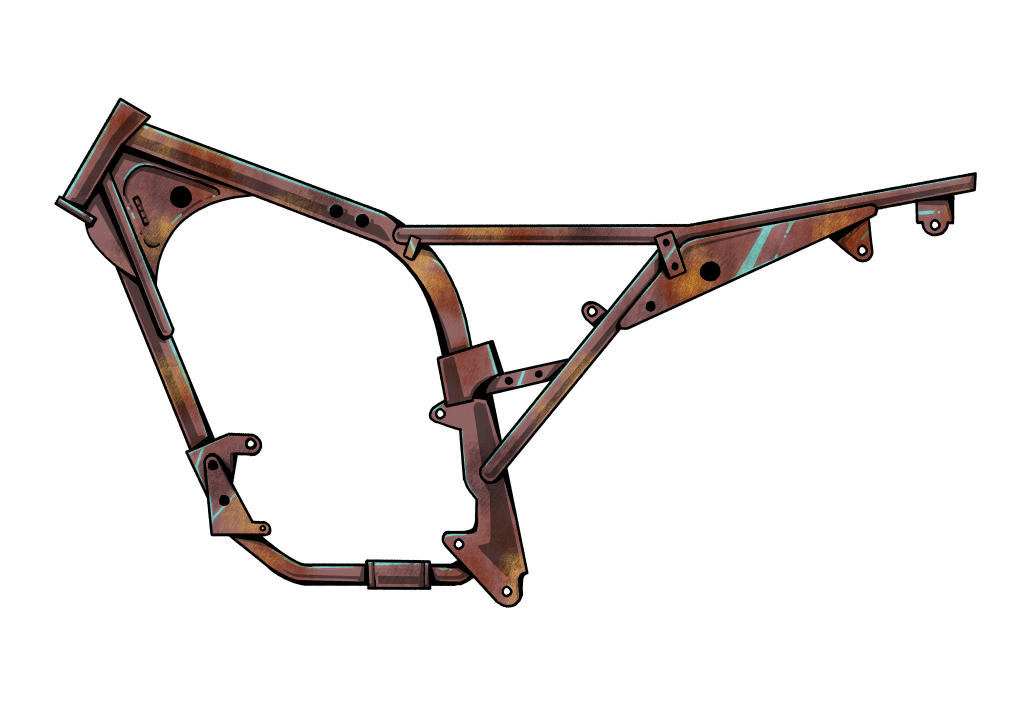
#> input picture assets/motor/casis/Chassis Standar (Rangka Bawaan).png, 4093 x 2894 px (shown at 1/4 size); the run also reads 2 pictures not shown here
$ python bake_assets.py
#> lines starting #> are read from the running program, lines starting #| are printed output that depends on the picture
"""Bake hand-drawn source art in assets/ into game-ready PNGs in assets/baked_processed/.

Source art is huge (characters up to ~6000x13000 px), so every file is resized here
once instead of being imported at full size. Re-run after changing source art:

    python tools/bake_assets.py

Motor parts keep their shared 4093x2894 canvas (paper-doll alignment) and are
scaled uniformly, so all non-wheel parts stack at the same position in Godot.
Wheels are cropped to the wheel itself because they are placed twice (front/rear).
"""
from pathlib import Path

from PIL import Image, ImageEnhance

ROOT = Path(__file__).resolve().parent.parent / "assets"
OUT = ROOT / "baked_processed"

MOTOR_CANVAS_W = 1200  # 4093 -> 1200 (scale ~0.2932)
CHAR_H = 640           # matches AnimatedSprite offset (0, -320)

CHAR = "NPC Karakter + MONTir _"
MONTIR = f"{CHAR}/SI Montir & bapak spare part_"
PERINTILAN = "Asset Perintilan"


def load(rel: str) -> Image.Image:
    return Image.open(ROOT / rel).convert("RGBA")


def crop(im: Image.Image) -> Image.Image:
    # Ambang alpha: beberapa file punya piksel nyaris transparan di luar gambar.
    box = im.getchannel("A").point(lambda v: 255 if v > 20 else 0).getbbox()
    return im.crop(box) if box else im


def fit_h(im: Image.Image, h: int) -> Image.Image:
    return im.resize((max(1, round(im.width * h / im.height)), h), Image.LANCZOS)


def fit_w(im: Image.Image, w: int) -> Image.Image:
    return im.resize((w, max(1, round(im.height * w / im.width))), Image.LANCZOS)


def fit_box(im: Image.Image, size: int) -> Image.Image:
    s = size / max(im.width, im.height)
    return im.resize((max(1, round(im.width * s)), max(1, round(im.height * s))), Image.LANCZOS)


def hue_shift(im: Image.Image, degrees: float) -> Image.Image:
    r, g, b, a = im.split()
    h, s, v = Image.merge("RGB", (r, g, b)).convert("HSV").split()
    h = h.point(lambda x: int(x + degrees * 255 / 360) % 256)
    rgb = Image.merge("HSV", (h, s, v)).convert("RGB")
    return Image.merge("RGBA", (*rgb.split(), a))


def darken(im: Image.Image, factor: float) -> Image.Image:
    a = im.getchannel("A")
    rgb = ImageEnhance.Brightness(im.convert("RGB")).enhance(factor)
    rgb = ImageEnhance.Color(rgb).enhance(0.6)
    rgb.putalpha(a)
    return rgb


def stack(folder: str, names: list[str]) -> Image.Image:
    out = None
    for n in names:
        im = load(f"{folder}/{n}.PNG")
        out = im if out is None else Image.alpha_composite(out, im)
    return out


def motor(rel: str) -> Image.Image:
    return fit_w(load(f"motor/{rel}"), MOTOR_CANVAS_W)


REF_W = 2000  # lebar gambar referensi di tools/motor_refs


def motor_xf(rel: str, s: float, tx: float, ty: float) -> Image.Image:
    """Tempatkan part ke kanvas motor dengan transform yang diukur dari gambar
    referensi (tools/motor_refs, lebar 2000): ref = s * sumber + (tx, ty)."""
    src = load(f"motor/{rel}")
    k = MOTOR_CANVAS_W / REF_W
    canvas_h = round(src.height * MOTOR_CANVAS_W / src.width)
    out = Image.new("RGBA", (MOTOR_CANVAS_W, canvas_h), (0, 0, 0, 0))
    scaled = src.resize((round(src.width * s * k), round(src.height * s * k)), Image.LANCZOS)
    out.alpha_composite(scaled, (round(tx * k), round(ty * k)))
    return out


def wheel(rel: str) -> Image.Image:
    im = crop(load(f"motor/velg/{rel}"))
    return im.resize((round(im.width * MOTOR_CANVAS_W / 4093), round(im.height * MOTOR_CANVAS_W / 4093)), Image.LANCZOS)


def char(rel: str) -> Image.Image:
    return fit_h(crop(load(f"{CHAR}/{rel}")), CHAR_H)


JOBS = {
    # --- Motor (paper-doll, shared canvas) ---
    # Rangka per tipe body (PartData.frame_type). Transform diukur dari referensi.
    "mot_base_frame": lambda: motor_xf("casis/Chassis Standar (Rangka Bawaan).png", 0.319, 399.7, 311.7),
    "mot_frame_sport": lambda: motor_xf("casis/Chassis Sport Tubular (Tralis).png", 0.319, 399.7, 311.7),
    "mot_frame_bebek": lambda: motor_xf("casis bebek/tier 2.png", 0.381, 312.2, 244.7),
    "part_bd_01": lambda: motor("body/Body Bebek Harian Kusam.png"),
    "part_bd_02": lambda: motor("body/Body Retro Classic Mint.png"),
    "part_bd_03": lambda: motor("body/Body Custom Naked Matte.png"),
    "part_bd_04": lambda: motor("body/Body Sporty Street Bold.png"),
    "part_bd_05": lambda: motor("body/Body Aerokit Full Carbon.png"),
    "part_ex_01": lambda: motor("knalpot/Knalpot Standar Berkarat A.png"),
    "part_ex_02": lambda: motor("knalpot/Knalpot Bobokan Chrome.png"),
    "part_ex_03": lambda: motor("knalpot/Knalpot Carbon Hexagonal.png"),
    "part_ex_04": lambda: motor("knalpot/Knalpot Dual-Underseat Twin.png"),
    "part_ex_05": lambda: motor("knalpot/Knalpot Racing Kolong Titanium.png"),
    "part_en_01": lambda: motor("mesin/Mesin Karbu 110cc Kotor.png"),
    "part_en_02": lambda: motor("mesin/Mesin Injeksi 125cc Bersih.png"),
    # Tidak ada aset tier 3: varian warna dari Injeksi 125cc.
    "part_en_03": lambda: hue_shift(motor("mesin/Mesin Injeksi 125cc Bersih.png"), 180),
    "part_en_04": lambda: motor("mesin/Mesin DOHC 150cc Gold.png"),
    "part_en_05": lambda: motor("mesin/Mesin Twin 250cc Turbo.png"),
    # Tidak ada aset tier 1: bohlam kuning yang digelapkan (redup).
    "part_lt_01": lambda: darken(motor("lampu/Lampu Bohlam Kaca Kuning.png"), 0.55),
    "part_lt_02": lambda: motor("lampu/Lampu Bohlam Kaca Kuning.png"),
    "part_lt_03": lambda: motor("lampu/Lampu Daymaker LED Projector.png"),
    "part_lt_04": lambda: motor("lampu/Lampu Dual Eye LED Agresif.png"),
    # Tidak ada aset tier 5: varian neon dari Dual Eye.
    "part_lt_05": lambda: hue_shift(motor("lampu/Lampu Dual Eye LED Agresif.png"), 150),
    "part_wh_01": lambda: wheel("Velg Jari-Jari 17 Karat.png"),
    "part_wh_02": lambda: wheel("Velg Racing Palang 5 Putih.png"),
    "part_wh_03": lambda: wheel("Velg Retro Monoblock Chrome.png"),
    "part_wh_04": lambda: wheel("Velg Forged Candy Blue.png"),
    # Tidak ada aset tier 5: varian pink dari Forged Candy Blue.
    "part_wh_05": lambda: hue_shift(wheel("Velg Forged Candy Blue.png"), 100),
    # --- Karakter ---
    "char_montir_idle": lambda: char("SI Montir & bapak spare part_/idle pose (1).png"),
    "char_montir_side": lambda: char("SI Montir & bapak spare part_/pose samping.png"),
    "char_montir_walk_a": lambda: char("SI Montir & bapak spare part_/walk .png"),
    "char_montir_walk_b": lambda: char("SI Montir & bapak spare part_/walk (1).png"),
    "char_montir_wrench": lambda: char("SI Montir & bapak spare part_/wrench .png"),
    "char_montir_panic": lambda: char("SI Montir & bapak spare part_/panic pose .png"),
    "char_montir_reflect": lambda: char("SI Montir & bapak spare part_/reflect pose .png"),
    "char_kohjaya_idle": lambda: char("SI Montir & bapak spare part_/idle pose .png"),
    "char_kohjaya_smile": lambda: char("SI Montir & bapak spare part_/happy pose .png"),
}

CLIENTS = {
    "sport": ("Anak sport_", {"idle": "idle pose ", "happy": "hapyy pose ", "angry": "angry pose ", "panic": "panic pose "}),
    "racing": ("Anak racing", {"idle": "idle pose ", "happy": "happy pose", "angry": "angry pose ", "panic": "panic pose "}),
    "bapak": ("Bapak bapak", {"idle": "idle pose ", "happy": "hapyy pose ", "angry": "angry pose ", "panic": "panic pose "}),
    "emak": ("Emak emak_", {"idle": "idle pose ", "happy": "happy pose ", "angry": "anggry pose ", "panic": "panic pose "}),
    "mahasiswa": ("Mahasiswa", {"idle": "idle pose ", "happy": "happy pose ", "angry": "anggry pose ", "panic": "panic pose "}),
}
for key, (folder, poses) in CLIENTS.items():
    for pose, fname in poses.items():
        JOBS[f"char_{key}_{pose}"] = (lambda f=folder, n=fname: char(f"{f}/{n}.png"))

JOBS.update({
    # --- Background ---
    "bg_workshop_interior": lambda: load("Background Area Dalam Bengkel/Sample/IMG_8889.PNG"),
    "bg_shop_interior": lambda: load("Background Area Dalam Spare Part/Sample/BACKGROUND FULL.PNG"),
    "bg_street_mid": lambda: load("Background Latar Game/Pagi/Sample/IMG_8999.PNG"),
    "bg_street_sky": lambda: load("Background Latar Game/Pagi/Aset/IMG_8983.PNG"),
    # Lapisan parallax street hub (Pagi): langit, awan, bangunan+trotoar (bidang player).
    "bg_street_clouds": lambda: stack("Background Latar Game/Pagi/Aset", ["IMG_8984", "IMG_8985", "IMG_8986", "IMG_8987"]),
    "bg_street_buildings": lambda: stack("Background Latar Game/Pagi/Aset", ["IMG_8959", "IMG_8975", "IMG_8978", "IMG_8988"]),
    "bg_street_mid_sore": lambda: load("Background Latar Game/Sore/sample/IMG_8995.PNG"),
    "bg_street_mid_malam": lambda: load("Background Latar Game/Malam/Sample/IMG_8981.PNG"),
    # --- Props ---
    "prop_table": lambda: fit_w(crop(load(f"{PERINTILAN}/Meja/MEJA KAYU.PNG")), 1000),
    "prop_jar_full": lambda: fit_h(crop(load(f"{PERINTILAN}/Toples dan Uang/TOPLES FULL RAKIT.PNG")), 256),
    "prop_jar_empty": lambda: fit_h(crop(load(f"{PERINTILAN}/Toples dan Uang/TOPLES FULL KOSONG.PNG")), 256),
    # --- FX ---
    "fx_smoke_cloud": lambda: fit_w(crop(load(f"{PERINTILAN}/Efek/Efek Asap Obeng_/EFEK ASAP.PNG")), 600),
    "fx_screwdriver_teal": lambda: fit_box(crop(load(f"{PERINTILAN}/Efek/Efek Asap Obeng_/OBENG 1.PNG")), 200),
    "fx_screwdriver_orange": lambda: fit_box(crop(load(f"{PERINTILAN}/Efek/Efek Asap Obeng_/OBENG 2.PNG")), 200),
    "fx_screwdriver_blue": lambda: fit_box(crop(load(f"{PERINTILAN}/Efek/Efek Asap Obeng_/OBENG 3.PNG")), 200),
    "fx_screwdriver_red": lambda: fit_box(crop(load(f"{PERINTILAN}/Efek/Efek Asap Obeng_/OBENG 4.PNG")), 200),
    # --- UI ---
    "ui_speech_bubble": lambda: fit_w(crop(load(f"{PERINTILAN}/Efek/Efek Bubble Chat/BUBBLE CHATT KOTAK 2.PNG")), 600),
    "icon_coins": lambda: fit_box(crop(load(f"{PERINTILAN}/Toples dan Uang/KOIN.PNG")), 128),
    "icon_banknotes": lambda: fit_box(crop(load(f"{PERINTILAN}/Toples dan Uang/UANG LEMBAR.PNG")), 128),
    "icon_smiley": lambda: fit_box(crop(load(f"{PERINTILAN}/Efek/Efek Stiker/SMILE.PNG")), 128),
    "icon_lightning": lambda: fit_box(crop(load(f"{PERINTILAN}/Efek/Efek Stiker/PETIR.PNG")), 128),
    "icon_flower": lambda: fit_box(crop(load(f"{PERINTILAN}/Efek/Efek Stiker/BUNGA.PNG")), 128),
    "icon_screwdriver": lambda: fit_box(crop(load(f"{PERINTILAN}/Efek/Efek Asap Obeng_/OBENG 1.PNG")), 128),
})


def main() -> None:
    OUT.mkdir(exist_ok=True)
    for name, job in JOBS.items():
        im = job()
        im.save(OUT / f"{name}.png", optimize=True)
        print(f"{name}.png {im.size}")
#> this loop made 5 passes
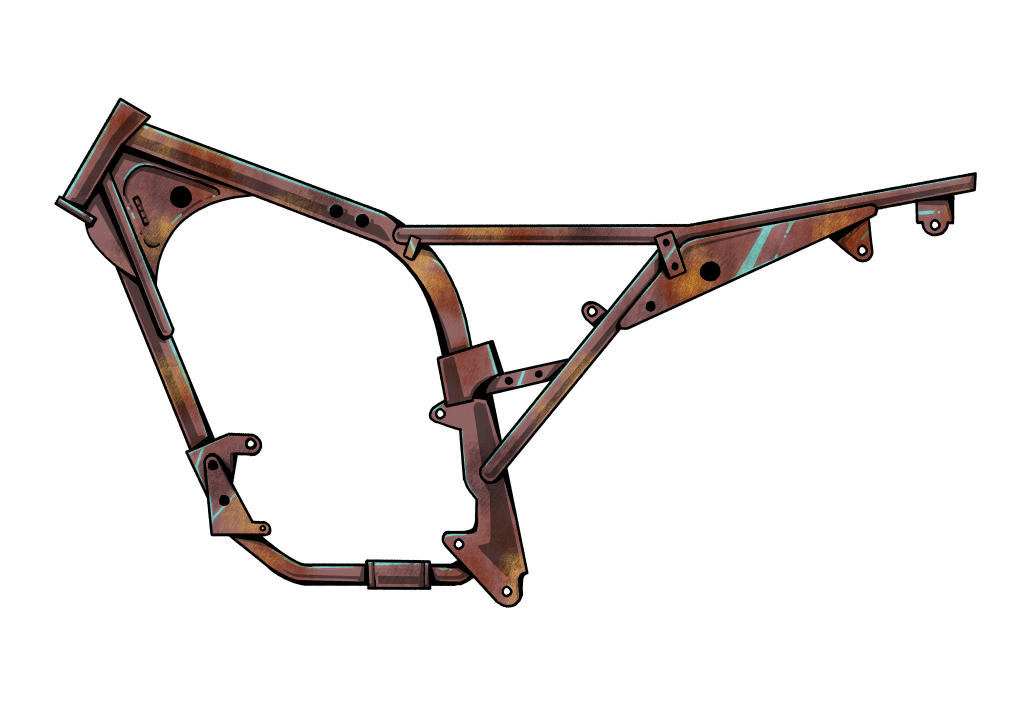
#> input picture assets/motor/casis/Chassis Standar (Rangka Bawaan).png, 4093 x 2894 px (shown at 1/4 size)
#> pass 1, in motor_xf, `scaled = src.resize((round(src.width * s * k), round(src.height * s * ..`:
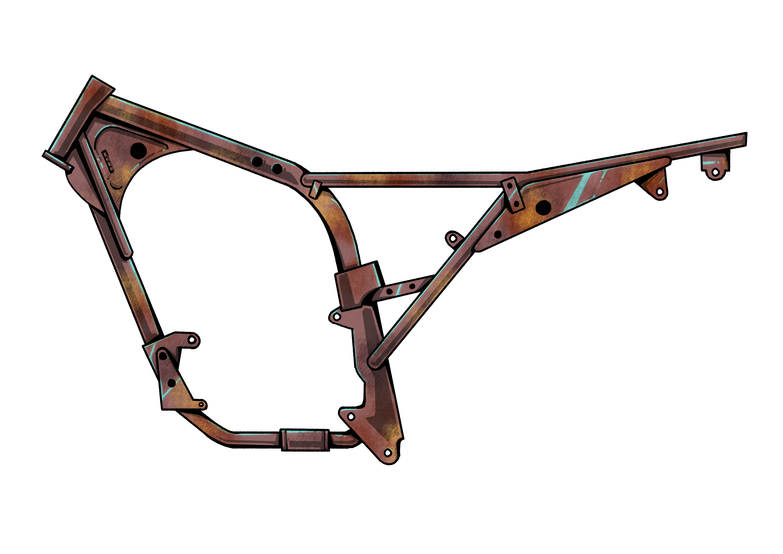
#> scaled: PIL image 783x554 RGBA; mean R, G, B, A 10.6, 7.4, 6.6, 29.6; transparent parts drawn white
#> pass 1, in main, `im = job()`:
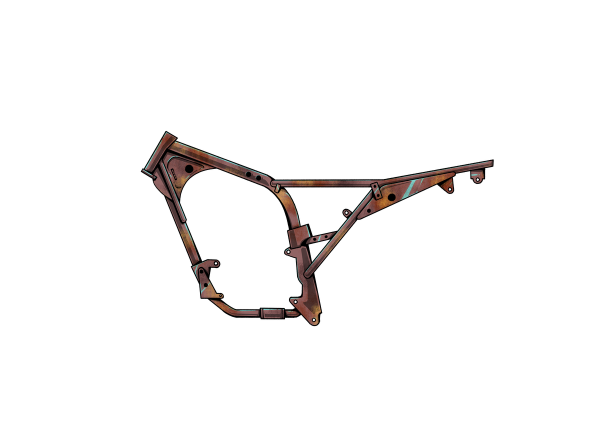
#> im: PIL image 1200x848 RGBA (shown at 1/2 size); mean R, G, B, A 4.5, 3.2, 2.8, 12.6; transparent parts drawn white
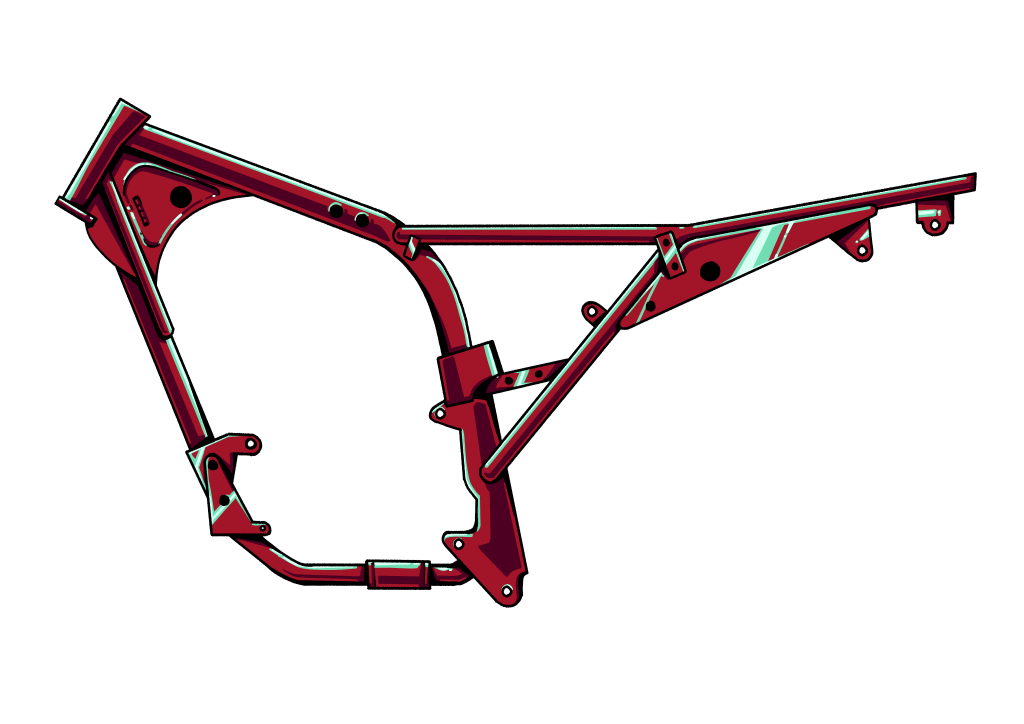
#> input picture assets/motor/casis/Chassis Sport Tubular (Tralis).png, 4093 x 2894 px (shown at 1/4 size)
#> pass 2, in motor_xf (call 2), `scaled = src.resize((round(src.width * s * k), round(src.height * s * ..`:
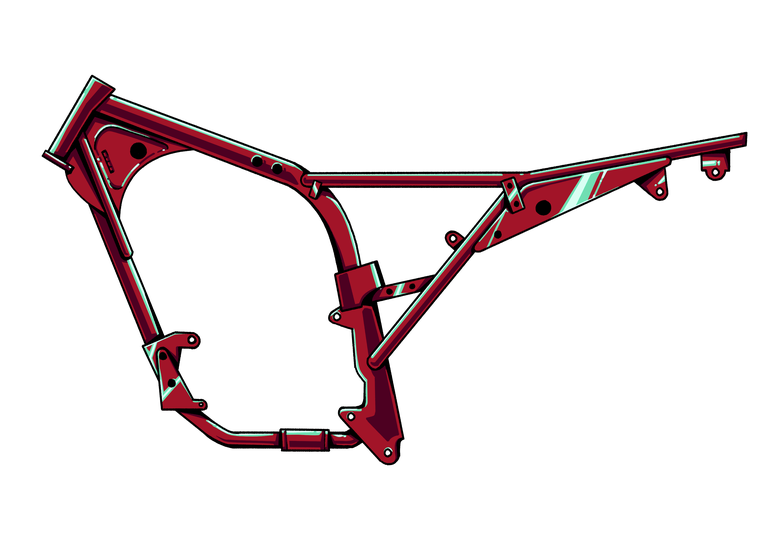
#> scaled: PIL image 783x554 RGBA; mean R, G, B, A 12, 4.3, 5.7, 29.6; transparent parts drawn white
#> after the loop:
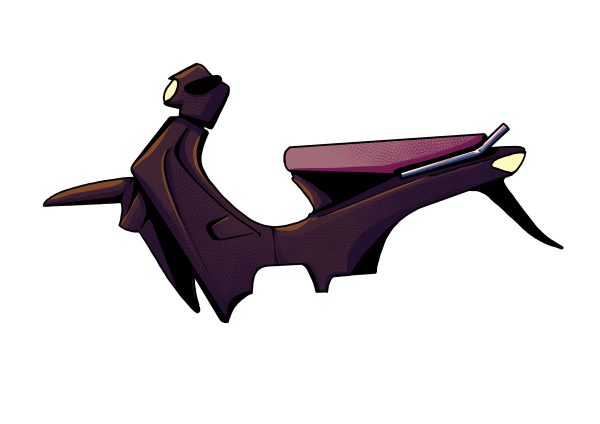
#> im: PIL image 1200x848 RGBA (shown at 1/2 size); mean R, G, B, A 8.6, 4.9, 7.2, 44; transparent parts drawn white


if __name__ == "__main__":
#> (the run stopped early here; a loop or call above may not have finished)
